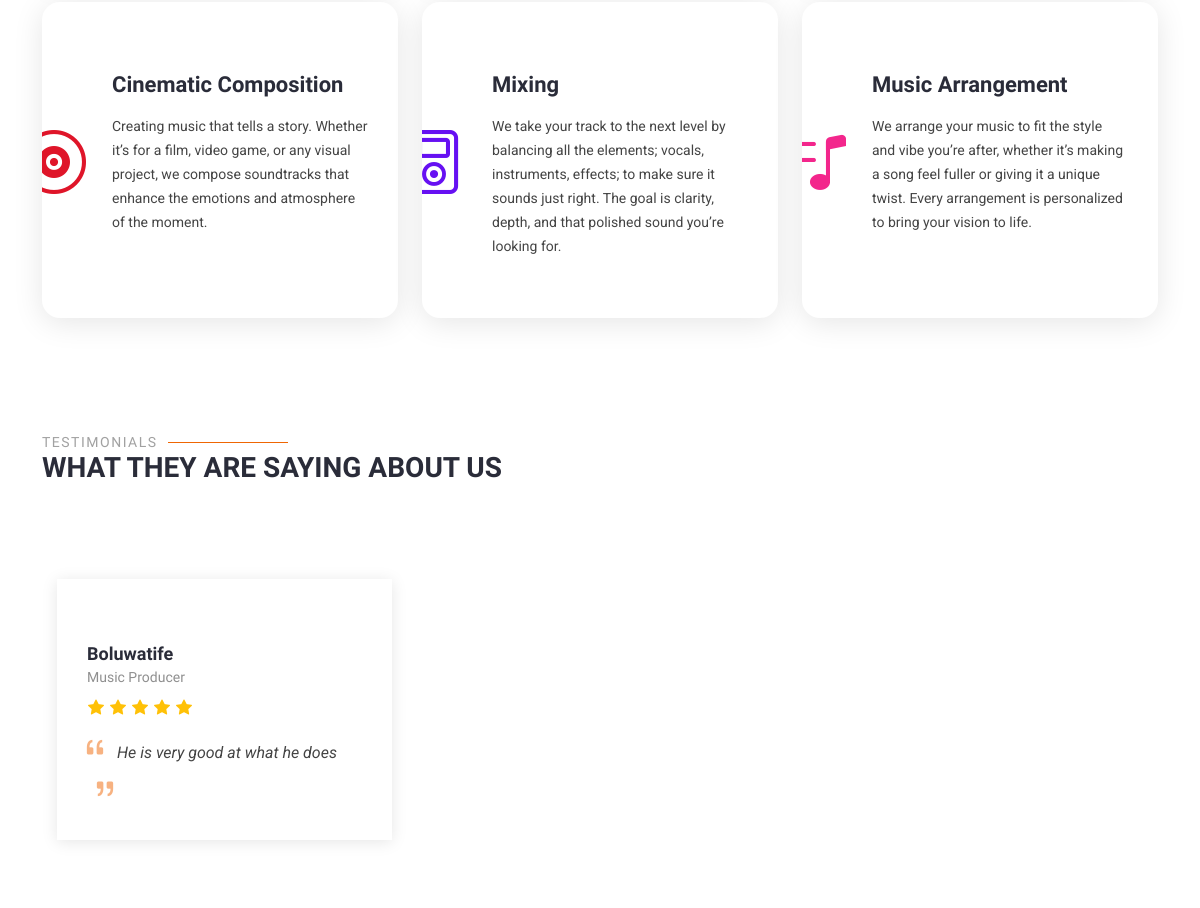
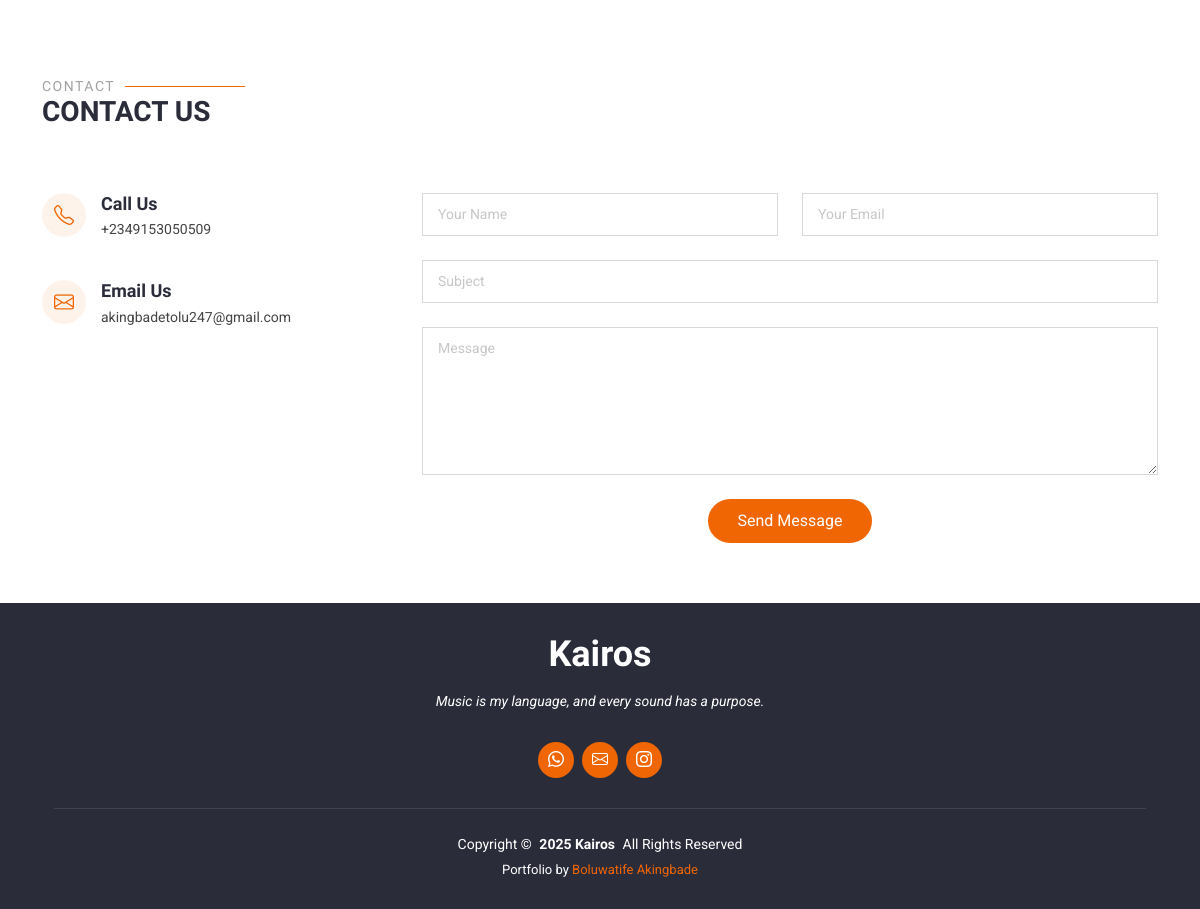
/ (lower part), run on an earlier commit of the app's database (2 pictures, top to bottom).
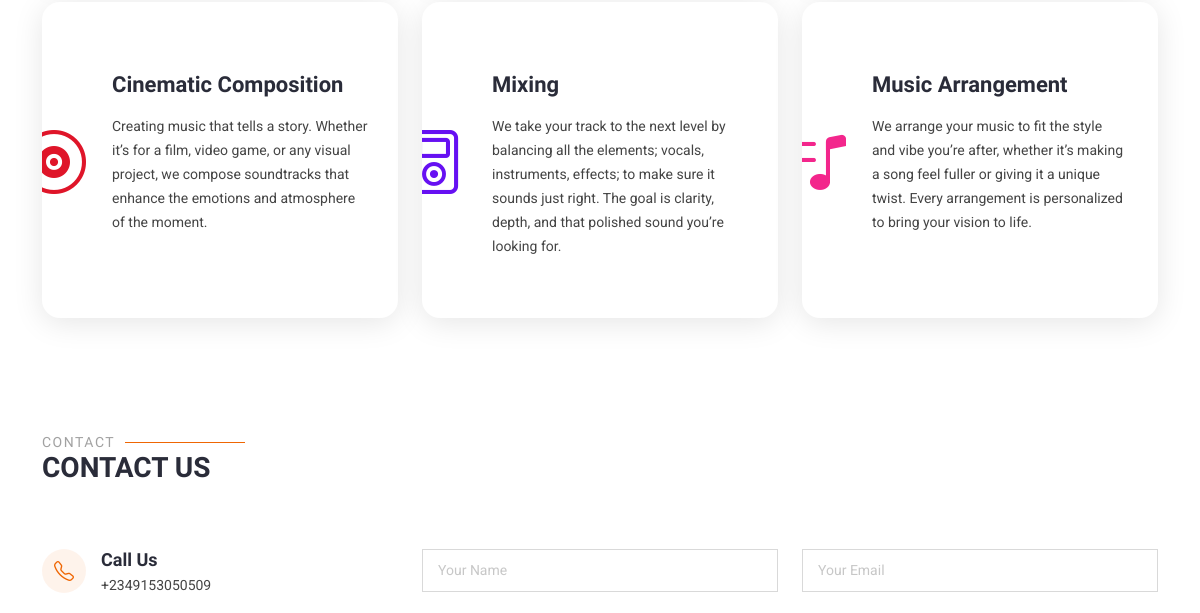
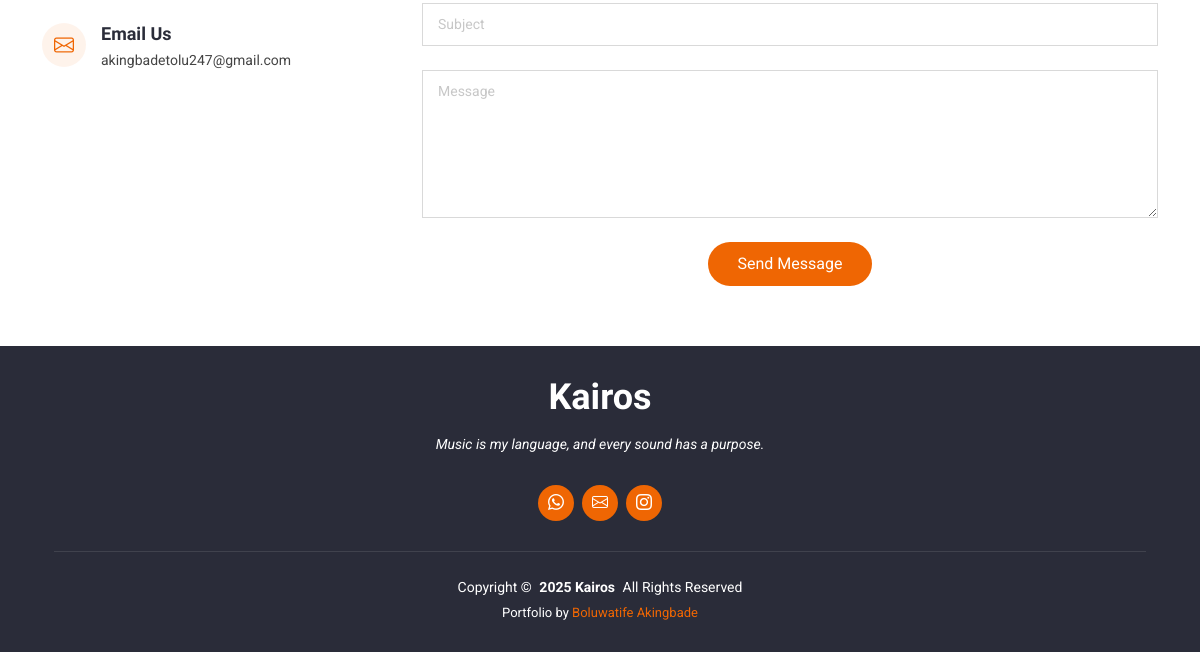
And on a later commit of the database (2 pictures, top to bottom).
### app/models.py (models this page shows, shortened)
class Testimonial(models.Model):
    rate = {
        "1": "1",
        "2": "2",
        "3": "3",
        "4": "4",
        "5": "5",
    }
    name = models.CharField(max_length=25)
    who_you_are = models.CharField(max_length=25)
    rating = models.CharField(max_length=1, choices=rate)
    testimony = models.CharField(max_length=255)
    user_image = CloudinaryField('image', blank=False, null=False)

### app/views.py (the view)
# urls.py: path("", views.home, name="home"),
def home(request):
    title = PageTitle.objects.first()
    heroitems = Heropage.objects.first()
    about = About.objects.first()
    whatoffered = WhatOffered.objects.all()
    audios = AudioFile.objects.all()
    context = {
        'title': title.title,
        'heading_text_1': heroitems.heading_text_1,
        'heading_underline_text_1': heroitems.heading_underline_text_1,
        'heading_description_1': heroitems.heading_description_1,
        'heading_text_2': heroitems.heading_text_2,
        'heading_underline_text_2': heroitems.heading_underline_text_2,
        'heading_description_2': heroitems.heading_description_2,
        'short_about': about.short_about,
        'about_list_1': about.about_list_1,
        'about_list_2': about.about_list_2,
        'about_list_3': about.about_list_3,
        'long_about': about.long_about,
        'testimonials': Testimonial.objects.all(),
        'faq': Faq.objects.all(),
        'audios': audios
    }
    for i, item in enumerate(whatoffered, start=1):
        context['what_offered_title_%s' %i] = item.title
        context['what_offered_description_%s' %i] = item.description
    return render(request, "index.html", context)

### templates/index.html (shortened to what the changed rows need)
<!DOCTYPE html>
{% load static %}
<html lang="en">
<head>
  <link rel="stylesheet" href="https://cdn.plyr.io/3.7.8/plyr.css">
  <link href="{% static 'vendor/bootstrap/css/bootstrap.min.css'%}" rel="stylesheet">
  <link href="{% static 'vendor/bootstrap-icons/bootstrap-icons.css'%}" rel="stylesheet">
  <link href="{% static 'vendor/aos/aos.css'%}" rel="stylesheet">
  <link href="{% static 'vendor/animate.css/animate.min.css'%}" rel="stylesheet">
  <link href="{% static 'vendor/glightbox/css/glightbox.min.css'%}" rel="stylesheet">
  <link href="{% static 'vendor/swiper/swiper-bundle.min.css'%}" rel="stylesheet">
  <link href="{% static 'css/main.css'%}" rel="stylesheet">
</head>
<body class="index-page">
  <main class="main">
    {% if testimonials|length >= 1 %}
    <section id="testimonials" class="testimonials section">
      <div class="container section-title" data-aos="fade-up">
        <h2>Testimonials</h2>
        <p>What they are saying about us</p>
      </div>
      <div class="container tre" data-aos="fade-up" data-aos-delay="100">
        <div class="swiper init-swiper">
          <div class="swiper-wrapper">
            {% for testimony in testimonials %}
            <div class="swiper-slide">
              <div class="testimonial-item">
                <h3>{{testimony.name}}</h3>
                <h4>{{testimony.who_you_are}}</h4>
                <div class="stars">
                  {% for _ in ""|rjust:testimony.rating %}<i class="bi bi-star-fill"></i>
                  {% endfor %}
                </div>
                <p>
                  <i class="bi bi-quote quote-icon-left"></i>
                  <span>{{testimony.testimony}}</span>
                  <i class="bi bi-quote quote-icon-right"></i>
                </p>
              </div>
            </div>
            {% endfor %}
          </div>
        </div>
      </div>
    </section>
    {% endif %}
    <section id="contact" class="contact section">
      <div class="container section-title" data-aos="fade-up">
        <h2>Contact</h2>
      </div>
    </section>
  </main>
</body>
</html>

What changed in the data, as far as the page shows it:
removed Testimonial: name "Boluwatife", who_you_are "Music Producer", rating "5" (drawn), testimony "He is very good at what he does"
Also different on the page:
text no longer shown: "TESTIMONIALS WHAT THEY ARE SAYING ABOUT US"
